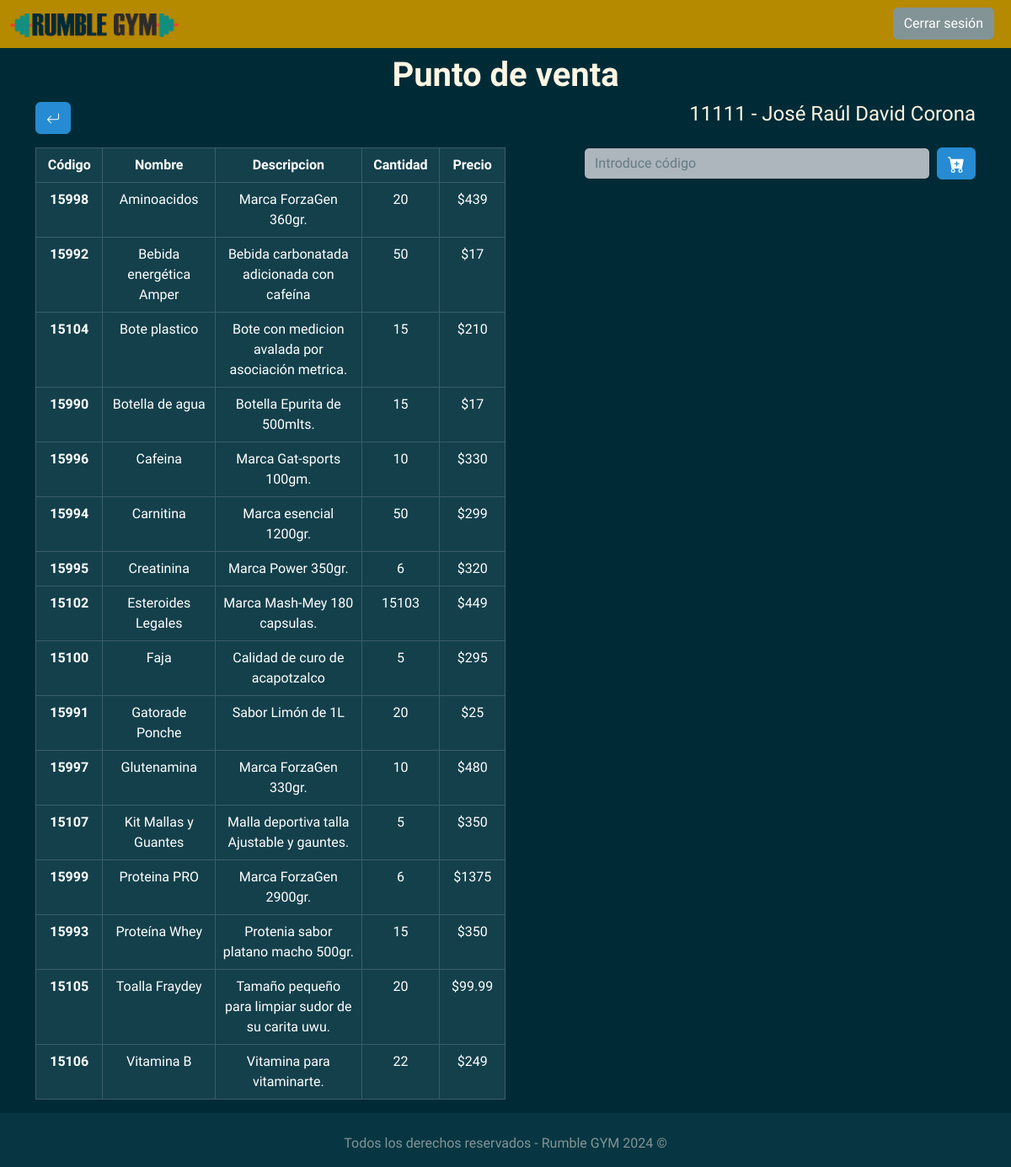
The page /index.php?c=venta (signed in) on the database as committed earlier.
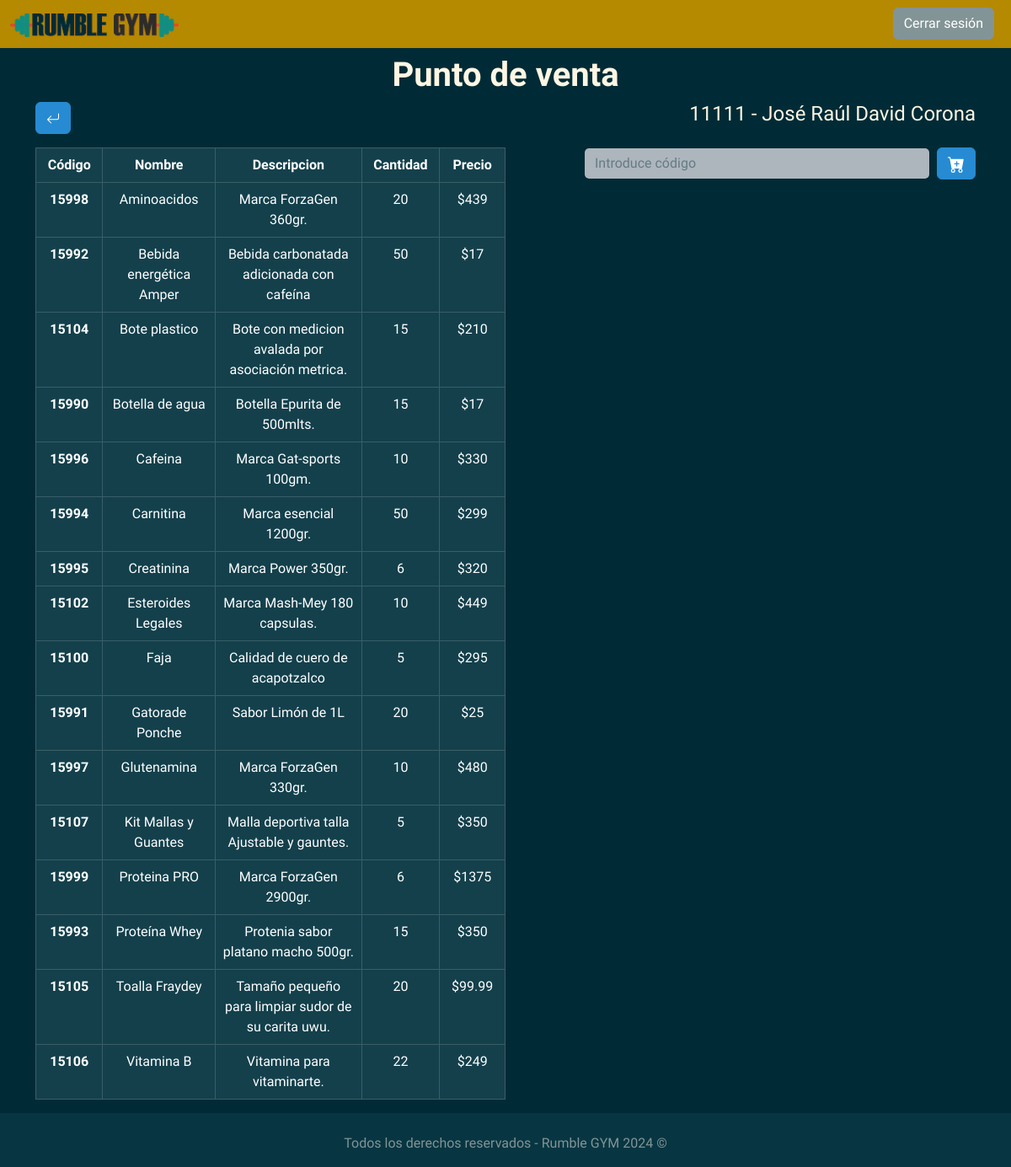
The same page on the database as committed later.
### tables this page shows
CREATE TABLE `productos` (
  `id_producto` int NOT NULL,
  `nombre` varchar(45) NOT NULL,
  `descripcion` varchar(200) NOT NULL,
  `cantidad` int NOT NULL,
  `precio` float NOT NULL
);

### controllers/Venta.php (called while the page is built, shortened)
<?php
class VentaController{
  private $productoModel;
  public function __construct(){
    require_once('models/M_producto.php');
    $this->productoModel = new ProductoModel();
  }
  public function index(){
    $empleado = $_SESSION['usuario'];
    if($_SESSION['productos'] == null){
      $_SESSION['productos'] = $this->productoModel->getAll();
    }
    require_once('views/venta/V_puntoDeVenta.php');
  }
}
?>

### models/M_producto.php (called while the page is built, shortened)
<?php
class ProductoModel{
  private $db;
  private $lista;
  public function __construct(){
    $this->db = Conectar::conexion();
    $this->lista = array();
  }
  public function getAll(){
    $query = $this->db->query("SELECT * FROM productos ORDER BY nombre ASC");
    while($row = $query->fetch_assoc()) {
      $this->lista[] = $row;
    }
    return $this->lista;
  }
}
?>

### config/db/db.php (called while the page is built)
<?php
class Conectar{
  public static function conexion(){
    $host = "localhost";
    $user = "root";
    $pass = "";
    $db = "rumble_gym";
    $conexion = new mysqli($host, $user, $pass, $db);
    $conexion->query("SET NAMES 'utf8'");
    return $conexion;
  }
}
?>

### views/venta/V_puntoDeVenta.php (the view, shortened to what this page needs)
<?php
require_once 'includes/header.php';
require_once 'includes/navLogueado.php';
?>
<main>
  <div class="container">
    <h1 class="text-light text-center mt-2"><strong>Punto de venta</strong></h1>
    <div class="d-flex justify-content-between mb-3">
      <a href="index.php" class="btn btn-info">
      </a>
      <h4 class="text-light"><?php echo $empleado['id_empleado'] . ' - ' . $empleado['nombre'] . ' ' . $empleado['apellido_p'] . ' ' . $empleado['apellido_m']; ?></h4>
    </div>
    <div class="d-flex justify-content-between">
      <div class="col-6 me-2">
        <table class="table table-dark table-striped table-bordered table-hover text-center">
          <thead>
            <tr>
              <th scope="col" class="col-1">Código</th>
              <th scope="col" class="col-2">Nombre</th>
              <th scope="col" class="col-3">Descripcion</th>
              <th scope="col" class="col-1">Cantidad</th>
              <th scope="col" class="col-1">Precio</th>
            </tr>
          </thead>
          <tbody>
            <?php foreach ($_SESSION['productos'] as $producto) : ?>
              <tr class="table-default">
                <th scope="row"><?php echo $producto['id_producto']; ?></th>
                <td><?php echo $producto['nombre']; ?></td>
                <td><?php echo $producto['descripcion']; ?></td>
                <td><?php echo $producto['cantidad']; ?></td>
                <td><?php echo '$' . $producto['precio']; ?></td>
              </tr>
            <?php endforeach; ?>
          </tbody>
        </table>
      </div>
      <div class="col-5">
        <form action="#" method="POST" class="d-flex">
          <input class="form-control me-sm-2" type="text" placeholder="Introduce código" id="codigo" name="codigo" autocomplete="off">
          <button class="btn btn-info my-2 my-sm-0" type="submit"></button>
        </form>
      </div>
    </div>
  </div>
</main>
<?php require_once 'includes/footer.php' ?>

Rows that differ between the two databases and show on the page:
changed productos "Esteroides Legales": cantidad "15103" → "10"
changed productos "Faja": descripcion "Calidad de curo de acapotzalco" → "Calidad de cuero de acapotzalco"
